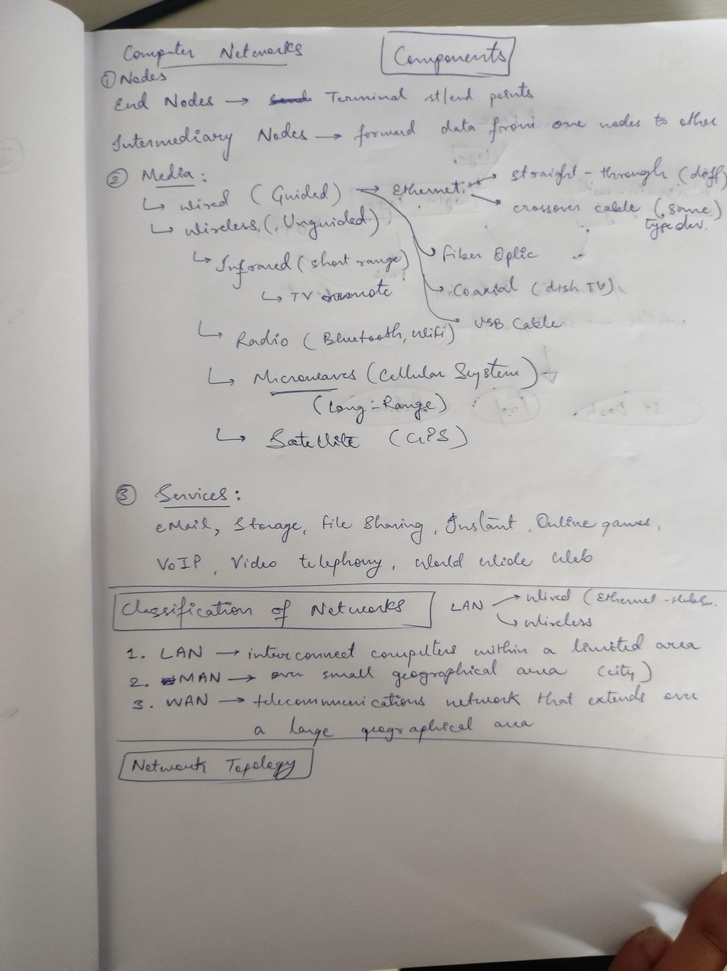
#> input picture data/img-1.jpg, 727 x 971 px, shrunk from 3112 x 4160 before the run
$ python -i tempCodeRunnerFile.py   (imports and definitions only)
#> lines starting #> are read from the running program, lines starting #| are printed output that depends on the picture; after the words box and inside, x2 and y2 are one past the last pixel; in counts of white or black regions, pixels touching at a corner belong together
import os
from pdf2image import convert_from_path
import cv2
import numpy as np
from PIL import Image

def remove_red_and_inpaint_opencv(
    pil_image,
    # Aggressive lower/upper HSV bounds for wide variety of reds:
    hsv_lower1 = (0,   25,  60),   # H=0,  S=50,  V=20
    hsv_upper1 = (10, 255, 255),  # H=10, S=255, V=255
    hsv_lower2 = (170, 25, 60),
    hsv_upper2 = (179, 255, 255),

    dilation_kernel_size=(4, 4),
    inpaint_radius=3
):
    """
    1) Convert PIL image (RGB) to OpenCV BGR np.array.
    2) Convert to HSV and create a mask for a broad red range
       (covering dark reds, bright reds, etc.).
    3) Dilate the mask to expand removed areas.
    4) Inpaint the removed areas using cv2.inpaint.
    5) Convert back to PIL (RGB) and return.
    """
#> called with hsv_lower1 = (0, 25, 60), hsv_upper1 = (10, 255, 255), hsv_lower2 = (170, 25, 60), hsv_upper2 = (179, 255, 255), dilation_kernel_size = (4, 4), inpaint_radius = 3
    # --- Convert PIL (RGB) -> OpenCV (BGR) ---
    cv_image = cv2.cvtColor(np.array(pil_image), cv2.COLOR_RGB2BGR)
#> cv_image is the input picture: shape (971, 727, 3); mean B, G, R 167, 170.1, 172.7

    # --- Convert BGR -> HSV ---
    hsv = cv2.cvtColor(cv_image, cv2.COLOR_BGR2HSV)
#> hsv: shape (971, 727, 3); mean H, S, V 32.1, 12.1, 173.2

    # --- Create two broad masks for red in HSV ---
    mask1 = cv2.inRange(
        hsv,
        np.array(hsv_lower1, dtype=np.uint8),
        np.array(hsv_upper1, dtype=np.uint8)
    )
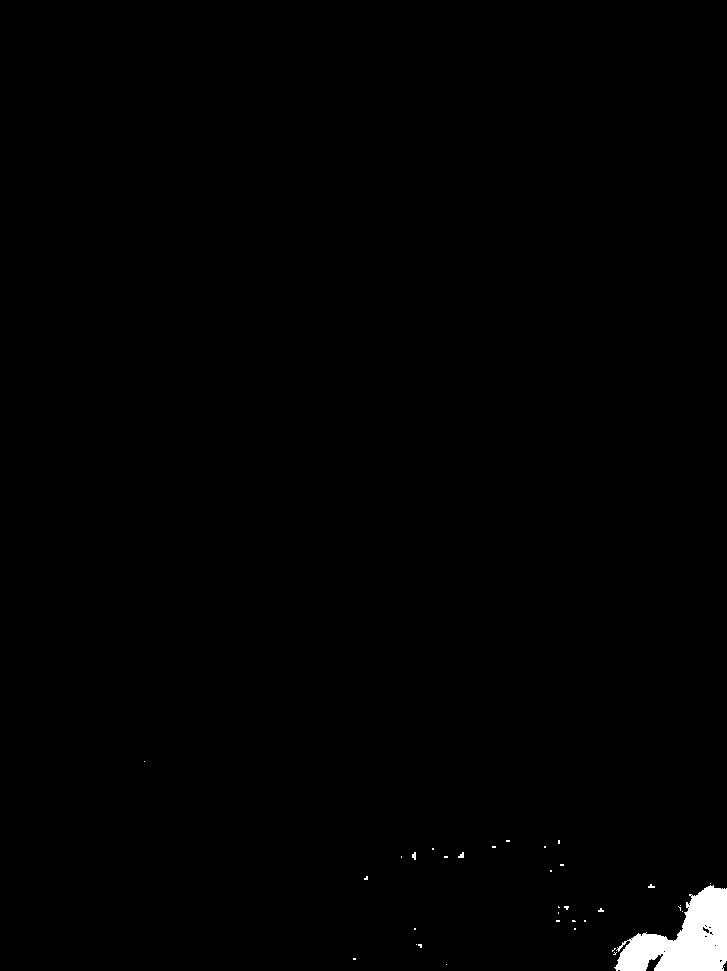
#> mask1: shape (971, 727); 0.8% white; 35 white regions (32 under 20 px), largest, box (x1, y1, x2, y2) and area: (614, 885, 727, 971) 5431, (412, 852, 416, 860) 24, (458, 852, 464, 858) 24
    mask2 = cv2.inRange(
        hsv,
        np.array(hsv_lower2, dtype=np.uint8),
        np.array(hsv_upper2, dtype=np.uint8)
    )
#> mask2: shape (971, 727); every value is 0

    # Combine the two masks
    mask = cv2.bitwise_or(mask1, mask2)

    # --- Dilate the mask to remove a bit more around red areas ---
    kernel = cv2.getStructuringElement(cv2.MORPH_ELLIPSE, dilation_kernel_size)
    mask_dilated = cv2.dilate(mask, kernel, iterations=1)
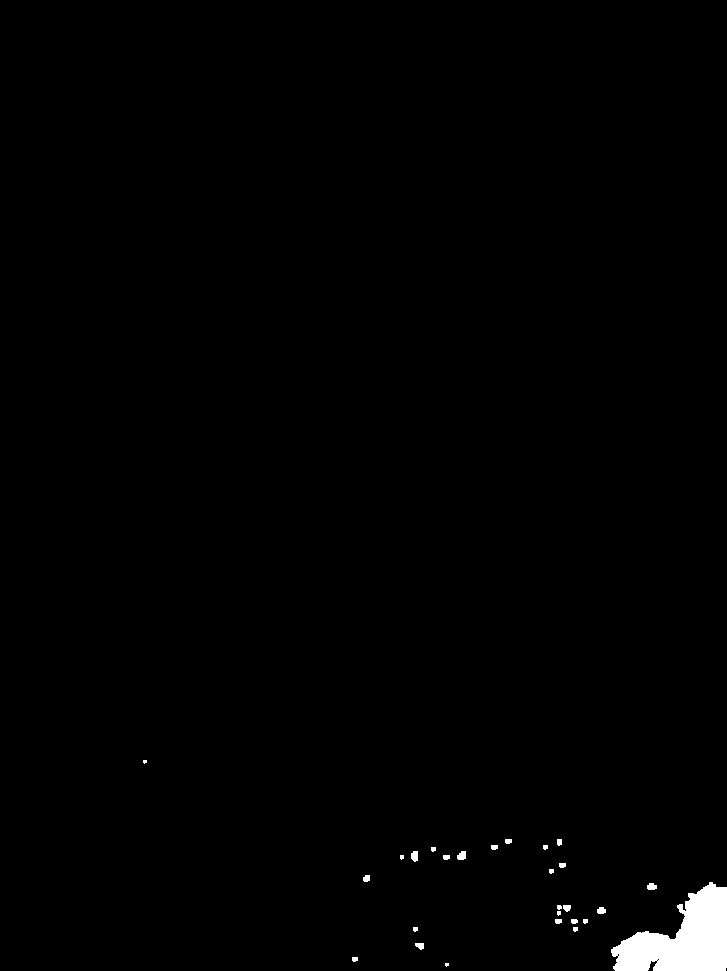
#> mask_dilated: shape (971, 727); 0.97% white; 27 white regions (4 under 20 px), largest, box (x1, y1, x2, y2) and area: (611, 882, 727, 971) 5992, (457, 851, 466, 860) 66, (411, 851, 418, 862) 65

    # --- Inpaint (fill) the removed red areas using surrounding pixels ---
    # You can choose cv2.INPAINT_NS or cv2.INPAINT_TELEA
    inpainted = cv2.inpaint(cv_image, mask_dilated, inpaint_radius, cv2.INPAINT_TELEA)

    # --- Convert back to PIL (BGR -> RGB) ---
    inpainted_rgb = cv2.cvtColor(inpainted, cv2.COLOR_BGR2RGB)
    pil_result = Image.fromarray(inpainted_rgb)

    return pil_result

# [41 lines left out: function pdf_remove_red_and_save_opencv, not called in this run]

# Example usage
# [3 lines not run here, left out]

>>> import cv2
>>> picture = cv2.cvtColor(cv2.imread('data/img-1.jpg'), cv2.COLOR_BGR2RGB)
>>> result = remove_red_and_inpaint_opencv(picture)

$ run again, on data/img-2.jpg
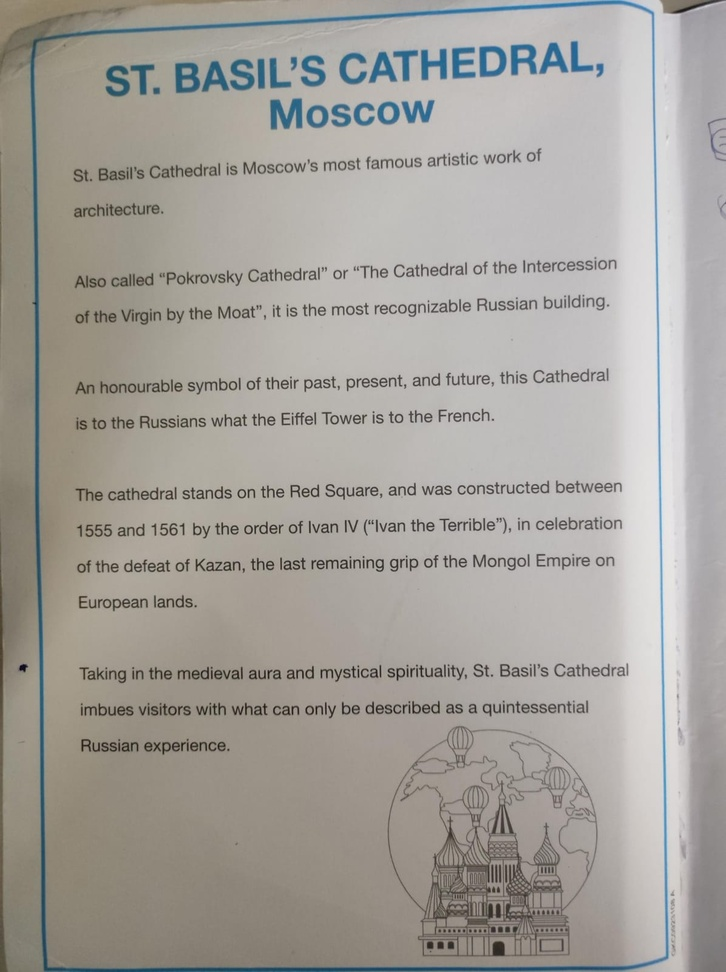
#> input picture data/img-2.jpg, 726 x 972 px, shrunk from 1196 x 1600 before the run
#> in remove_red_and_inpaint_opencv, cv_image is the input picture: shape (972, 726, 3); mean B, G, R 155.4, 161.1, 164.6
#> hsv: shape (972, 726, 3); mean H, S, V 39, 23.5, 166.8
#> in remove_red_and_inpaint_opencv, `mask1 = cv2.inRange( hsv, np.array(hsv_lower1, dtype=np.uint8), np.arr..`:
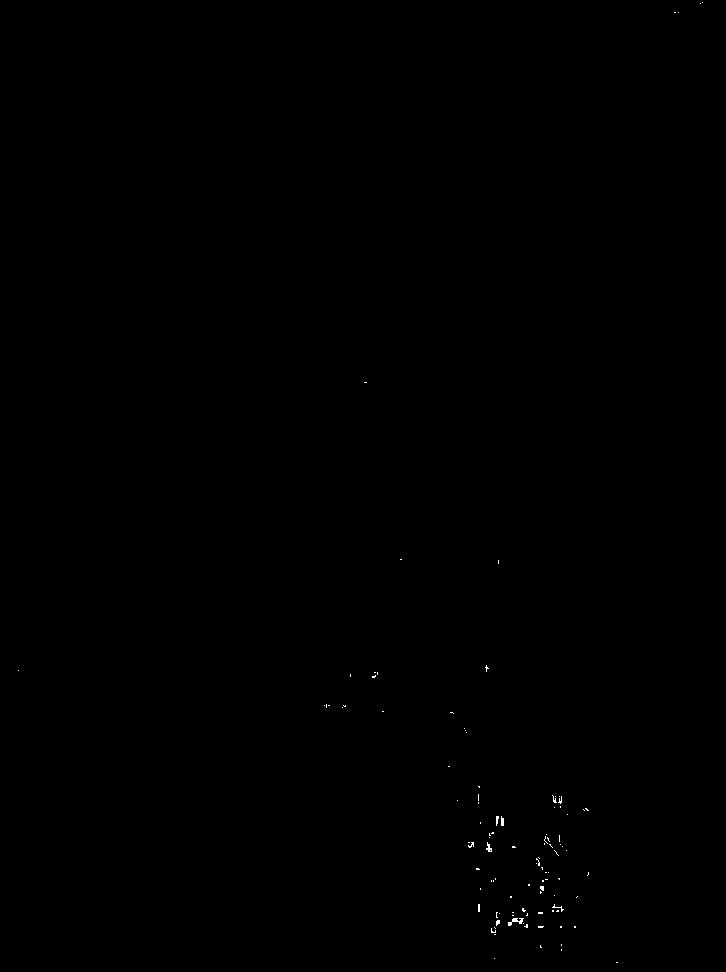
#> mask1: shape (972, 726); 0.08% white in thin lines or dots
#> mask2: shape (972, 726); 0% white in thin lines or dots, all inside (x1, y1, x2, y2) = (19, 669, 496, 930)
#> mask: shape (972, 726); 0.08% white in thin lines or dots
#> in remove_red_and_inpaint_opencv, `mask_dilated = cv2.dilate(mask, kernel, iterations=1)`:
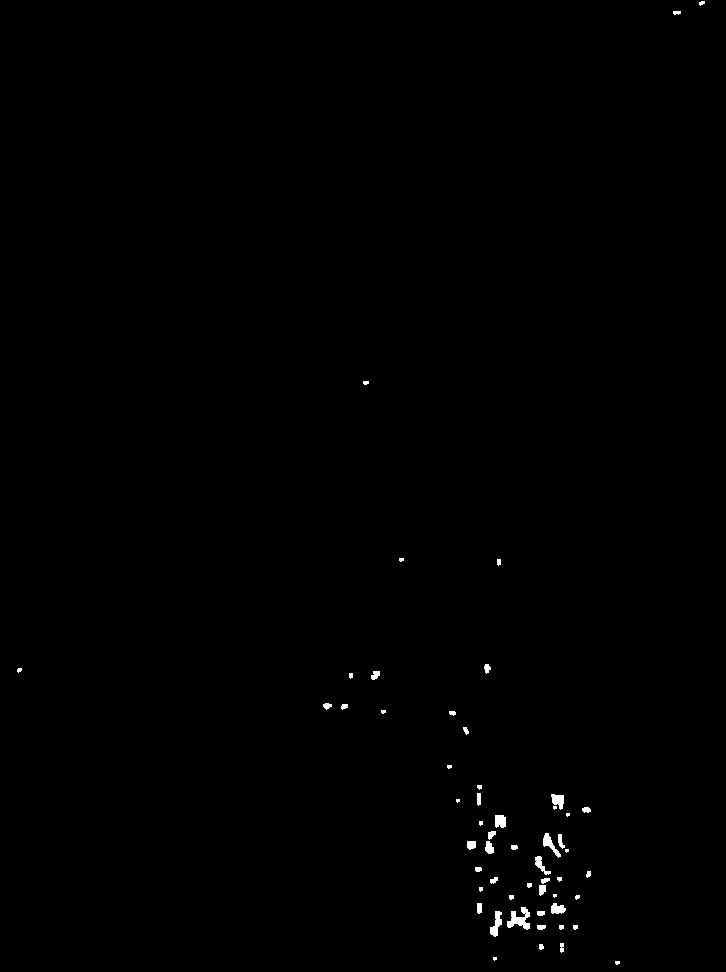
#> mask_dilated: shape (972, 726); 0.37% white; 55 white regions (14 under 20 px), largest, box (x1, y1, x2, y2) and area: (507, 907, 530, 930) 277, (490, 911, 502, 937) 168, (543, 833, 561, 858) 158
